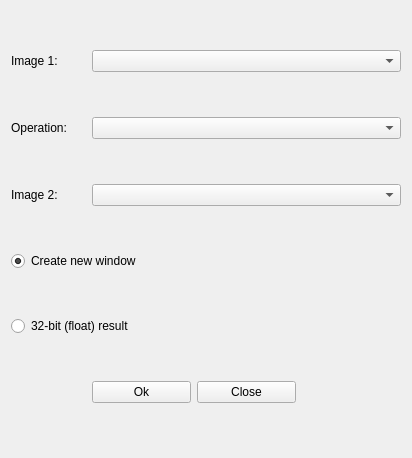
<?xml version="1.0" encoding="UTF-8"?>
<ui version="4.0">
 <class>ImageCalculator</class>
 <widget class="QWidget" name="ImageCalculator">
  <property name="geometry">
   <rect>
    <x>0</x>
    <y>0</y>
    <width>412</width>
    <height>458</height>
   </rect>
  </property>
  <property name="windowTitle">
   <string>Form</string>
  </property>
  <layout class="QGridLayout" name="gridLayout">
   <item row="0" column="1" colspan="3">
    <widget class="QComboBox" name="image1ComboBox"/>
   </item>
   <item row="5" column="2">
    <widget class="QPushButton" name="closeButton">
     <property name="text">
      <string>Close</string>
     </property>
    </widget>
   </item>
   <item row="2" column="0">
    <widget class="QLabel" name="label_3">
     <property name="maximumSize">
      <size>
       <width>75</width>
       <height>24</height>
      </size>
     </property>
     <property name="text">
      <string>Image 2:</string>
     </property>
    </widget>
   </item>
   <item row="1" column="1" colspan="3">
    <widget class="QComboBox" name="operationComboBox"/>
   </item>
   <item row="0" column="0">
    <widget class="QLabel" name="label">
     <property name="maximumSize">
      <size>
       <width>75</width>
       <height>24</height>
      </size>
     </property>
     <property name="text">
      <string>Image 1:</string>
     </property>
    </widget>
   </item>
   <item row="2" column="1" colspan="3">
    <widget class="QComboBox" name="image2ComboBox"/>
   </item>
   <item row="4" column="0" colspan="3">
    <widget class="QRadioButton" name="floatResRadioButton">
     <property name="text">
      <string>32-bit (float) result</string>
     </property>
    </widget>
   </item>
   <item row="5" column="1">
    <widget class="QPushButton" name="calculateButton">
     <property name="text">
      <string>Ok</string>
     </property>
    </widget>
   </item>
   <item row="1" column="0">
    <widget class="QLabel" name="label_2">
     <property name="maximumSize">
      <size>
       <width>75</width>
       <height>24</height>
      </size>
     </property>
     <property name="text">
      <string>Operation:</string>
     </property>
    </widget>
   </item>
   <item row="3" column="0" colspan="3">
    <widget class="QRadioButton" name="newWindowRadioButton">
     <property name="text">
      <string>Create new window</string>
     </property>
     <property name="checked">
      <bool>true</bool>
     </property>
    </widget>
   </item>
  </layout>
 </widget>
 <resources/>
 <connections/>
</ui>
